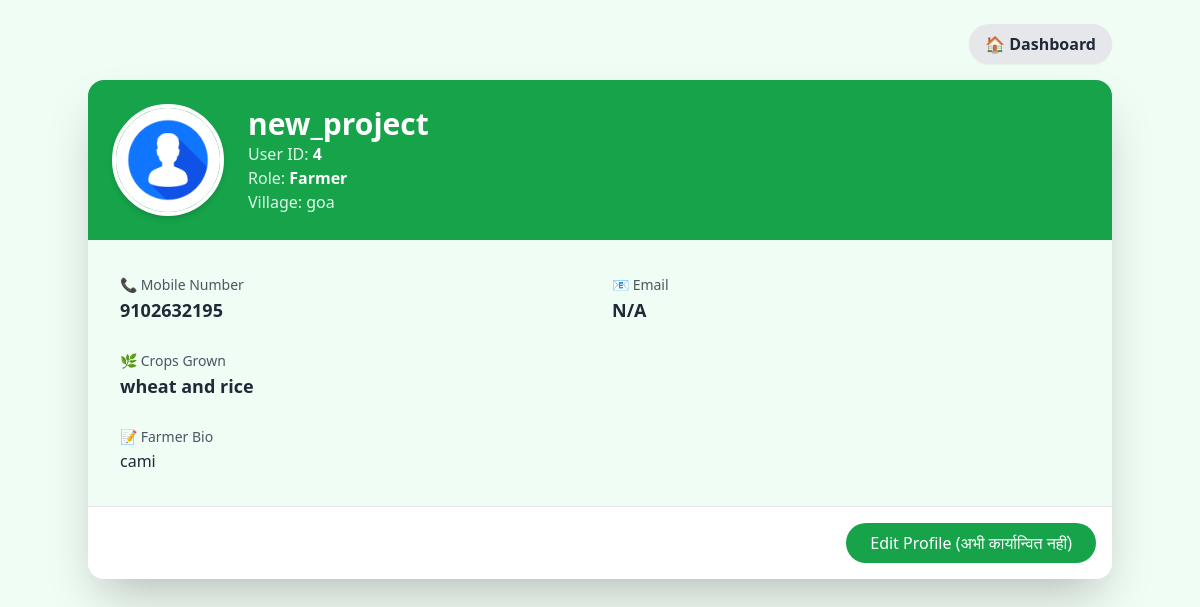
Page /profile/ (signed in) on the committed database.
### core/models.py (models this page shows, shortened)
class CustomUser(AbstractUser):
    USER_ROLES = (
        ('buyer', 'Buyer'),
        ('farmer', 'Farmer'),
    )
    role = models.CharField(max_length=10, choices=USER_ROLES, default='buyer')
    phone_number = models.CharField(max_length=15, unique=True, blank=True, null=True)
    village = models.CharField(max_length=100, blank=True, null=True)
    crops_grown = models.TextField(blank=True, null=True) # केवल किसानों के लिए
    bio = models.TextField(blank=True, null=True) # केवल किसानों के लिए

### core/views.py (the view)
# urls.py: path('profile/', views.profile_view, name='profile'), # प्रोफ़ाइल पेज (profile.html)
@login_required # यह सुनिश्चित करता है कि केवल लॉग इन उपयोगकर्ता ही इस पेज तक पहुँच सकें
def profile_view(request):
    return render(request, 'core/profile.html', {'user_profile': request.user})

### core/templates/core/profile.html (shortened to what this page needs)
{% load static %}
<!DOCTYPE html>
<html lang="en">
<head>
  <script src="https://cdn.tailwindcss.com"></script>
</head>
<body class="bg-green-50 min-h-screen p-6 font-sans">
  <div class="max-w-5xl mx-auto mb-4 flex justify-end">
    <a href="{% url 'home' %}" class="bg-gray-200 hover:bg-gray-300 text-gray-800 font-semibold px-4 py-2 rounded-full shadow-sm transition">
      🏠 Dashboard
    </a>
  </div>
  <div class="max-w-5xl mx-auto bg-white shadow-2xl rounded-2xl overflow-hidden">
    <div class="bg-green-600 p-6 flex items-center gap-6">
      <img src="{% static 'core/profile.jpg' %}" alt="Farmer Photo" class="w-28 h-28 rounded-full border-4 border-white shadow-md" />
      <div>
        <h1 class="text-3xl font-bold text-white">{{ user_profile.username }}</h1>
        <p class="text-green-100">User ID: <span class="font-semibold text-white">{{ user_profile.id }}</span></p>
        <p class="text-green-100">Role: <span class="font-semibold text-white">{{ user_profile.get_role_display }}</span></p>
        {% if user_profile.village %}
            <p class="text-green-100">Village: {{ user_profile.village }}</p>
        {% endif %}
      </div>
    </div>
    <div class="grid grid-cols-1 md:grid-cols-2 gap-6 p-8 bg-green-50">
      <div>
        <label class="text-gray-600 text-sm">📞 Mobile Number</label>
        <p class="text-lg font-semibold text-gray-800">{{ user_profile.phone_number|default:"N/A" }}</p>
      </div>
      <div>
        <label class="text-gray-600 text-sm">📧 Email</label>
        <p class="text-lg font-semibold text-gray-800">{{ user_profile.email|default:"N/A" }}</p>
      </div>
      {% if user_profile.role == 'farmer' %}
      <div>
        <label class="text-gray-600 text-sm">🌿 Crops Grown</label>
        <p class="text-lg font-semibold text-gray-800">{{ user_profile.crops_grown|default:"N/A" }}</p>
      </div>
      <div class="md:col-span-2">
        <label class="text-gray-600 text-sm">📝 Farmer Bio</label>
        <p class="text-gray-800 font-medium leading-relaxed">{{ user_profile.bio|default:"N/A" }}</p>
      </div>
      {% endif %}
    </div>
    <div class="bg-white p-4 flex justify-end border-t">
      <button class="bg-green-600 hover:bg-green-700 text-white px-6 py-2 rounded-full transition">Edit Profile (अभी कार्यान्वित नहीं)</button>
    </div>
  </div>
</body>
</html>

### rows in the picture
CustomUser: username "new_project", id "4", role "Farmer", village "goa", phone_number "9102632195", email "N/A", crops_grown "wheat and rice", bio "cami"
